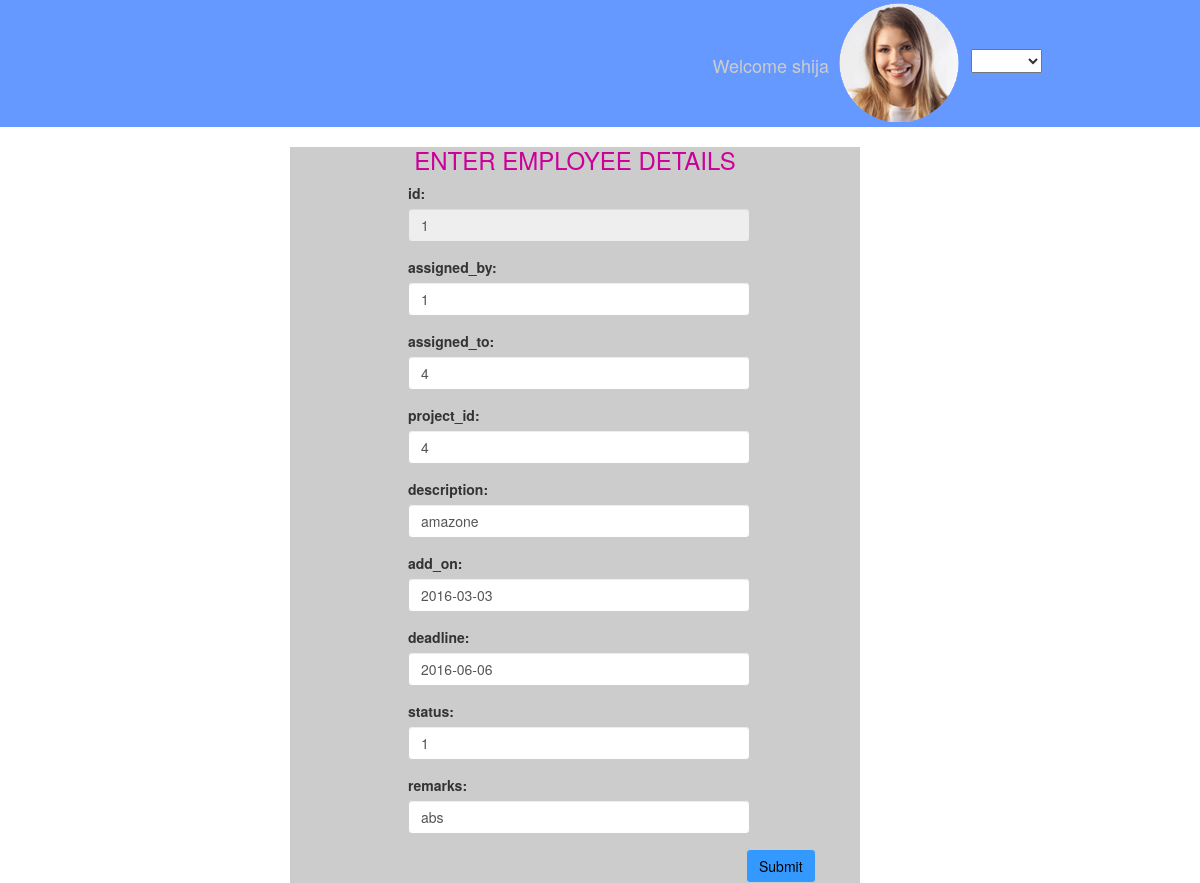
Page /edit_works.php?eid=1 on the committed database.
### tables this page shows
CREATE TABLE IF NOT EXISTS `tbl_works` (
  `id` int(11) NOT NULL AUTO_INCREMENT,
  `assigned_by` varchar(20) NOT NULL,
  `assigned_to` varchar(20) NOT NULL,
  `project_id` varchar(10) NOT NULL,
  `description` varchar(20) NOT NULL,
  `add_on` date NOT NULL,
  `deadline` date NOT NULL,
  `status` varchar(20) NOT NULL,
  `remarks` varchar(20) NOT NULL,
  PRIMARY KEY (`id`)
);

### edit_works.php (the view, shortened to what this page needs)
<!DOCTYPE html PUBLIC "-//W3C//DTD XHTML 1.0 Transitional//EN" "http://www.w3.org/TR/xhtml1/DTD/xhtml1-transitional.dtd">
<html xmlns="http://www.w3.org/1999/xhtml">
<head>
<link rel="stylesheet" href="css/bootstrap.min.css">
<link rel="stylesheet" href="css/style.css" />
</head>
<body>
<?php
include('header.php');
?>
<div class="container-fluid sec3">
<div class="container sec3-head">
<div col-md-12>
<?php
$con=open_connection();
$eid= $_GET['eid'];
 $sql="select *from tbl_works where tbl_works.id=$eid";
$result=mysqli_query($con,$sql);
$row=mysqli_fetch_Array($result);
 $wid=$row['id'];
 $assigned_by=$row['assigned_by'];
 $assigned_to=$row['assigned_to'];
 $project_id=$row['project_id'];
 $description=$row['description'];
 $add_on=$row['add_on'];
 $deadline=$row['deadline'];
 $status=$row['status'];
 $remarks=$row['remarks'];
?>
<form action="action_works_edit.php" method="POST" enctype="multipart/form-data" class="emp-form">
<h3>ENTER EMPLOYEE DETAILS</h3>
<div class="form-group">
      <label for="id">id:</label>
      <input readonly="readonly" class="form-control" id="eid" name="id" placeholder="Enter id" value="<?php echo $wid?>">
    </div>
<div class="form-group">
      <label for="name">assigned_by:</label>
      <input type="text" class="form-control" id="name" name="assigned_by" placeholder="Enter assigned_by" value="<?php echo $assigned_by?>">
    </div>
<div class="form-group">
      <label for="email">assigned_to:</label>
      <input type="text" class="form-control" id="assigned_to" name="assigned_to" placeholder="Enter assigned_to" value="<?php echo $assigned_to?>">
    </div>
<div class="form-group">
      <label for="phone">project_id:</label>
      <input type="text" class="form-control" id="project_id" name="project_id" placeholder="Enter project_id" value="<?php echo $project_id?>">
    </div>
<div class="form-group">
      <label for="address">description:</label>
    <input type="text" class="form-control" id="description" name="description" placeholder="Enter description" value="<?php echo $description?>" />
    </div>
<div class="form-group">
      <label for="qualification">add_on:</label>
      <input type="text" class="form-control" id="add_on" name="add_on" placeholder="Enter add_on" value="<?php  echo $add_on?>">
    </div>
 <div class="form-group">
      <label for="department">deadline:</label>
      <input type="text" class="form-control" id="deadline" name="deadline"placeholder="Enter deadline" value="<?php echo $deadline?>">
    </div>
 <div class="form-group">
      <label for="password">status:</label>
      <input type="text" class="form-control" id="status"  name="status"placeholder="Enter status" value="<?php  echo $status?>">
    </div>
<div class="form-group">
      <label for="status">remarks:</label>
      <input type="text" class="form-control" id="remarks" name="remarks" placeholder="Enter remarks" value="<?php echo $remarks?>">
    </div>
 <button type="submit" class="btn btn-default">Submit</button>
</form>
</div>
</div>
</div>
</body>
</html>

### css/style.css (style rules this page uses)
.form-group { width:30%; }
.sec3 h3 { text-align:center; color:#C09; }
.emp-form { background:#CCC; width:50%; margin-left: 260px; }
.form-control { width: 200%; }
.form-group { margin-left: 118px; }
button.btn.btn-default { margin-left: 456px; color:black; background-color:#39F; }

### rows in the picture
tbl_works: id "1", assigned_by "1", assigned_to "4", project_id "4", description "amazone", add_on "2016-03-03", deadline "2016-06-06", status "1", remarks "abs"
